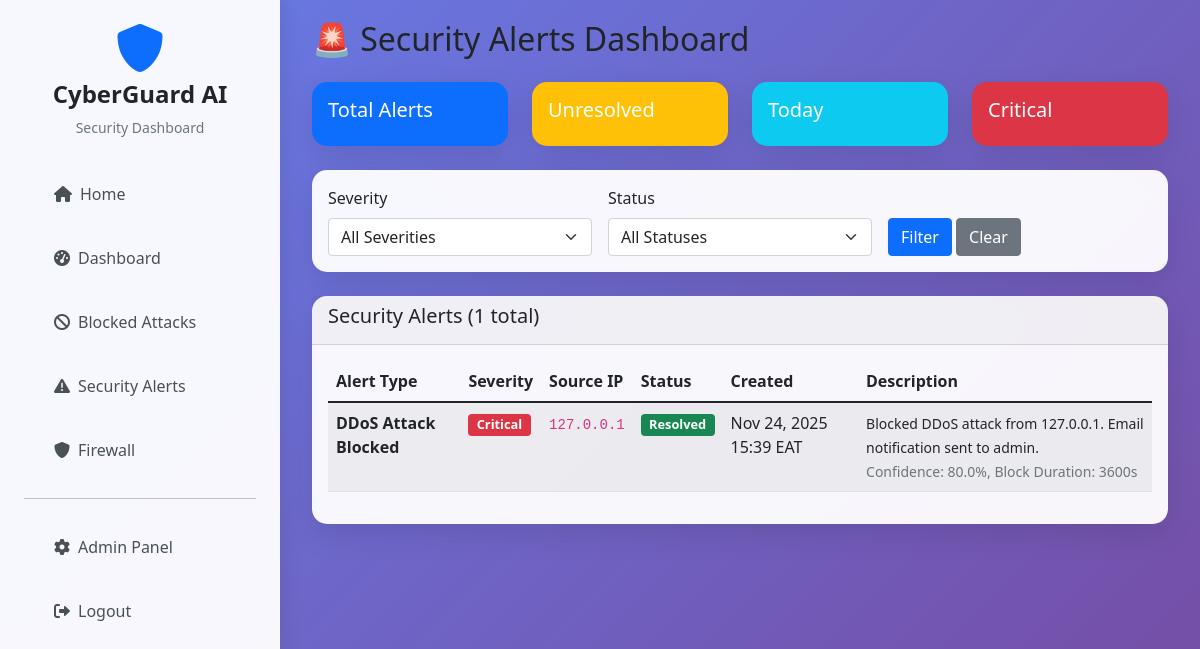
The app's page /dashboard/alerts/ (signed in) with its own data.
### cyberattack/models.py (models this page shows, shortened)
class SecurityAlert(models.Model):
    ALERT_TYPES = [
        ('email', 'Email'),
        ('sms', 'SMS'),
        ('webhook', 'Webhook'),
        ('dashboard', 'Dashboard'),
    ]
    ALERT_STATUS = [
        ('pending', 'Pending'),
        ('sent', 'Sent'),
        ('failed', 'Failed'),
        ('acknowledged', 'Acknowledged'),
    ]
    attack_log = models.ForeignKey(AttackLog, on_delete=models.CASCADE, related_name='alerts', null=True, blank=True)
    alert_type = models.CharField(max_length=50, default='Security Alert')
    severity = models.CharField(max_length=20, choices=AttackLog.SEVERITY_LEVELS, default='Medium')
    source_ip = models.GenericIPAddressField(null=True, blank=True)
    description = models.TextField()
    metadata = models.TextField(blank=True)
    is_resolved = models.BooleanField(default=False)
    created_at = models.DateTimeField(default=django_timezone.now)
    resolved_at = models.DateTimeField(null=True, blank=True)
    resolved_by = models.ForeignKey(User, on_delete=models.SET_NULL, null=True, blank=True)
    class Meta:
        ordering = ['-created_at']

### cyberattack/admin_views.py (the view)
# urls.py: path('dashboard/alerts/', admin_views.security_alerts, name='security_alerts'),
@login_required
@user_passes_test(is_admin)
def security_alerts(request):
    alerts = SecurityAlert.objects.all().order_by('-created_at')
    alert_type = request.GET.get('alert_type')
    status = request.GET.get('status')
    if alert_type:
        alerts = alerts.filter(alert_type__icontains=alert_type)
    if status:
        if status == 'resolved':
            alerts = alerts.filter(is_resolved=True)
        elif status == 'unresolved':
            alerts = alerts.filter(is_resolved=False)
    paginator = Paginator(alerts, 25)
    page_number = request.GET.get('page')
    page_obj = paginator.get_page(page_number)
    context = {
        'page_obj': page_obj,
        'current_filters': {
            'alert_type': alert_type,
            'status': status,
        }
    }
    return render(request, 'cyberattack/security_alerts.html', context)

### cyberattack/admin_views.py (called while the page is built)
def is_admin(user):
    return user.is_staff or user.is_superuser

### cyberattack/models.py (called while the page is built)
    @classmethod
    def get_status(cls):
        maintenance, created = cls.objects.get_or_create(pk=1)
        return maintenance

### cyberattack/templates/cyberattack/security_alerts.html (shortened to what this page needs)
{% extends 'cyberattack/base.html' %}
{% block content %}
<div class="container-fluid">
    <div class="row">
        <div class="col-12">
            <h2 class="mb-4">🚨 Security Alerts Dashboard</h2>
            <div class="row mb-4">
                <div class="col-md-3">
                    <div class="card bg-primary text-white">
                        <div class="card-body">
                            <h5>Total Alerts</h5>
                        </div>
                    </div>
                </div>
                <div class="col-md-3">
                    <div class="card bg-warning text-white">
                        <div class="card-body">
                            <h5>Unresolved</h5>
                        </div>
                    </div>
                </div>
                <div class="col-md-3">
                    <div class="card bg-info text-white">
                        <div class="card-body">
                            <h5>Today</h5>
                        </div>
                    </div>
                </div>
                <div class="col-md-3">
                    <div class="card bg-danger text-white">
                        <div class="card-body">
                            <h5>Critical</h5>
                        </div>
                    </div>
                </div>
            </div>
            <div class="card mb-4">
                <div class="card-body">
                    <form method="get" class="row g-3">
                        <div class="col-md-4">
                            <label for="severity" class="form-label">Severity</label>
                            <select name="severity" id="severity" class="form-select">
                                <option value="">All Severities</option>
                            </select>
                        </div>
                        <div class="col-md-4">
                            <label for="status" class="form-label">Status</label>
                            <select name="status" id="status" class="form-select">
                                <option value="">All Statuses</option>
                            </select>
                        </div>
                        <div class="col-md-4">
                            <label class="form-label">&nbsp;</label>
                            <div>
                                <button type="submit" class="btn btn-primary">Filter</button>
                                <a href="{% url 'security_alerts_tracking' %}" class="btn btn-secondary">Clear</a>
                            </div>
                        </div>
                    </form>
                </div>
            </div>
            <div class="card">
                <div class="card-header">
                    <h5>Security Alerts ({{ page_obj.paginator.count }} total)</h5>
                </div>
                <div class="card-body">
                    <div class="table-responsive">
                        <table class="table table-striped">
                            <thead>
                                <tr>
                                    <th>Alert Type</th>
                                    <th>Severity</th>
                                    <th>Source IP</th>
                                    <th>Status</th>
                                    <th>Created</th>
                                    <th>Description</th>
                                </tr>
                            </thead>
                            <tbody>
                                {% for alert in page_obj %}
                                <tr>
                                    <td><strong>{{ alert.alert_type }}</strong></td>
                                    <td>
                                        <span class="badge
                                            {% if alert.severity == 'Critical' %}bg-danger
                                            {% elif alert.severity == 'High' %}bg-warning
                                            {% elif alert.severity == 'Medium' %}bg-info
                                            {% else %}bg-success{% endif %}">
                                            {{ alert.severity }}
                                        </span>
                                    </td>
                                    <td><code>{{ alert.source_ip|default:"N/A" }}</code></td>
                                    <td>
                                        {% if alert.is_resolved %}
                                            <span class="badge bg-success">Resolved</span>
                                        {% else %}
                                            <span class="badge bg-warning">Unresolved</span>
                                        {% endif %}
                                    </td>
                                    <td>{{ alert.created_at|date:"M d, Y H:i T" }}</td>
                                    <td>
                                        <small>{{ alert.description|truncatewords:15 }}</small>
                                        {% if alert.metadata %}
                                            <br><small class="text-muted">{{ alert.metadata|truncatewords:10 }}</small>
                                        {% endif %}
                                    </td>
                                </tr>
                                {% empty %}
                                <tr>
                                    <td colspan="6" class="text-center">No security alerts found.</td>
                                </tr>
                                {% endfor %}
                            </tbody>
                        </table>
                    </div>
                </div>
            </div>
        </div>
    </div>
</div>
{% endblock %}

### cyberattack/templates/cyberattack/base.html (style rules this page uses)
:root { --primary-gradient: linear-gradient(135deg, #667eea 0%, #764ba2 100%); --secondary-gradient: linear-gradient(135deg, #f093fb 0%, #f5576c 100%); --success-gradient: linear-gradient(135deg, #4facfe 0%, #00f2fe 100%); --dark-gradient: linear-gradient(135deg, #2c3e50 0%, #34495e 100%); }
body { font-family: 'Segoe UI', Tahoma, Geneva, Verdana, sans-serif; background: var(--primary-gradient); min-height: 100vh; margin: 0; }
.card { background: rgba(255,255,255,0.95); border: none; border-radius: 15px; box-shadow: 0 10px 30px rgba(0,0,0,0.1); backdrop-filter: blur(10px); }
.badge { font-size: 0.8em; }

### records on screen
SecurityAlert: alert_type "DDoS Attack Blocked", severity "Critical", source_ip "127.0.0.1", is_resolved "Resolved", created_at "Nov 24, 2025 15:39 EAT", description "Blocked DDoS attack from 127.0.0.1. Email notification sent to admin.", metadata "Confidence: 80.0%, Block Duration: 3600s"

### other values on screen
{{ page_obj.paginator.count }} "1"
